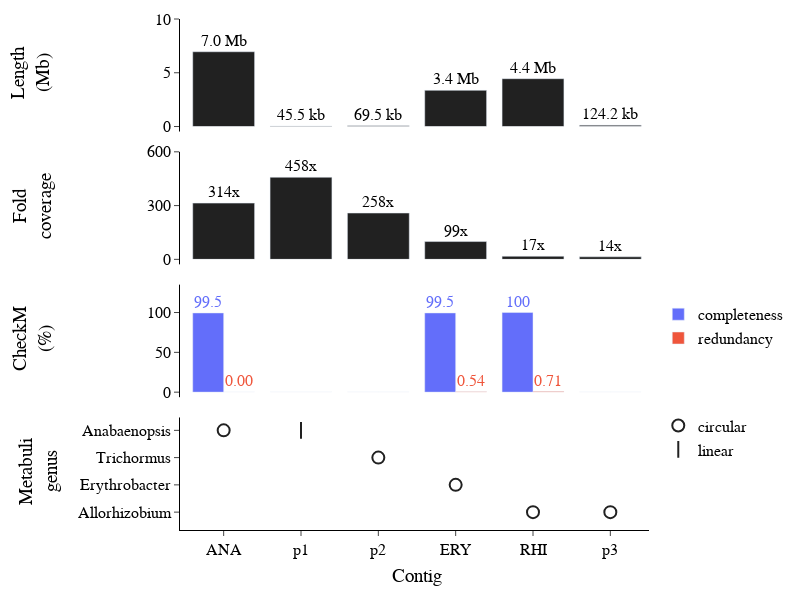

Notebook code for this chart:
### Code cell
from local.figures.template import BaseFigure, ApplyTemplate, go
from local.figures.colors import COLORS, Color, Palettes
import numpy as np

fig = BaseFigure(
    # shape=(2, 4),
    shape=(1, 4),
    vertical_spacing=0.05,
    # horizontal_spacing=0.0,
    # row_heights=[5, 5, 4, 6],
    row_heights=[5, 5, 5, 5],
    # column_widths=[5, 1],
)
_black = Color.Hex("#212121")

def _length(x):
    if x <1 :
        return f"{x*1000:0.1f} kb"
    else:
        return f"{x:0.1f} Mb"

x = [r["bin"] for _, r in dfm.iterrows()]

fig.add_trace(
    go.Bar(
        # x = [r["contig"].split("_")[-1] for _, r in dfm.iterrows()],
        x = x,
        y = [r["length"]/10**6 for _, r in dfm.iterrows()],
        # orientation="h",
        text = [_length(r["length"]/10**6) for _, r in dfm.iterrows()],
        textposition='outside',
        marker=dict(color=_black.color_value),
        showlegend=False,
    ),
    row=1, col=1,
)
_y = [r["depth"] for _, r in dfm.iterrows()]
fig.add_trace(
    go.Bar(
        # x = [r["contig"].split("_")[-1] for _, r in dfm.iterrows()],
        x = x,
        y = _y,
        text=[f"{v:0.0f}x" for v in _y],
        textposition='outside',
        # orientation="h",
        marker=dict(color=_black.color_value),
        showlegend=False,
    ),
    row=2, col=1
)

col_c, col_r = Palettes.PLOTLY[0].color_value, Palettes.PLOTLY[1].color_value
# col_c, col_r = Palettes.PLOTLY[2].color_value, Palettes.PLOTLY[1].color_value
for i, (_x, _y, _col, name) in enumerate([
    ([b for b, (c, r) in bin2stats.items()], [c for b, (c, r) in bin2stats.items()], col_c, "completeness"),
    ([b for b, (c, r) in bin2stats.items()], [r for b, (c, r) in bin2stats.items()], col_r, "redundancy"),
]):
    def sf(v, c):
        if c.startswith("p"):
            return ""
        if v<=1:
            return f"{v:0.2f}"
        if v <100:
            return f"{v:0.1f}"
        if v >=100: 
            return f"{v:0.0f}"
    
    fig.add_trace(
        go.Bar(
            y = _y,
            x = _x,
            # text = [v if not vx.startswith("p") else "" for v, vx in zip(y, x)],
            # textposition='outside',
            text = [f'<span style="color: {_col}">{sf(v, c)}</span>' for v, c in zip(_y, _x)],
            textposition='outside',
            # textangle=0,
            # orientation="h",
            name=name,
            marker=dict(color=_col),
            showlegend=True,
            # legendgroup="1",
            legend="legend",
        ),
        row=3, col=1
    )

y = [r["mb_genus"] for _, r in dfm.iterrows()]
z = [r["contig"].split("_")[-1] for _, r in dfm.iterrows()]
xyz = [(x, y, z) for x, y, z in zip(x, y, z)]
for suffix, name, symbol in [("c", "circular", "circle"), ("l", "linear", "line-ns")]:
    # x = [r["bin"] for _, r in dfm.iterrows()]
    fig.add_trace(
        go.Scatter(
            x = [x for x, y, z in xyz if z.endswith(suffix)],
            y = [y for x, y, z in xyz if z.endswith(suffix)],
            mode="markers",
            marker=dict(
                color=COLORS.TRANSPARENT, size=12, symbol=symbol,
                line=dict(color=_black.color_value, width=2),
            ),
            showlegend=True,
            legend="legend2",
            name=name,
        ),
        row=4, col=1
    )

vlines = False
_invis = dict(showticklabels=False, ticks=None, linecolor=COLORS.TRANSPARENT)
fig = ApplyTemplate(
    fig,
    # default_yaxis=dict(showticklabels=False),
    default_xaxis=_invis,
    axis={
        "1 1 y": dict(title="Length<br>(Mb)", range=[0, 10], title_standoff=105),
        "1 2 y": dict(title="Fold<br>coverage", range=[0, 600], dtick=300, title_standoff=95),
        "1 3 y": dict(
            title="CheckM<br>(%)",
            showgrid=False,
            # type="log",
            # dtick=2,
            # range=[-2, 3.7],
            range=[0, 135],
            dtick=50,
            # max
            title_standoff=95,
        ),
        "1 4 y": dict(
            showticklabels=True,
            title="Metabuli<br>genus",
            categoryorder="array", 
            categoryarray=['Anabaenopsis', 'Trichormus', 'Erythrobacter', 'Allorhizobium'][::-1],
            # categoryarray=['s1.ctg000002c', 's0.ctg000001l', 's2.ctg000003c', 's4.ctg000005c', 's3.ctg000004c', 's5.ctg000006c'],
            title_standoff=20
        ),
        "1 3 x": dict(showgrid=vlines),
        "1 4 x": dict(
            showgrid=vlines,
            showticklabels=True,
            ticks="outside",
            title="Contig",
            # categoryorder="array",
            # categoryarray="ANA, p1, p2, ERY, RHI, p3".split(", "),
            # categoryarray=['s1.ctg000002c', 's0.ctg000001l', 's2.ctg000003c', 's4.ctg000005c', 's3.ctg000004c', 's5.ctg000006c'],
            linecolor=COLORS.BLACK
        ),
        "2 4 y": _invis,
        # "2 4 x": dict(
        #     linecolor=COLORS.BLACK, showticklabels=True,
        #     ticks="outside", dtick=100,
        #     # range=[0, 150], 
        #     title=f'% <span style="color: {col_c}">Completeness</span>/<br><span style="color: {col_r}">Redundancy</span>',
        # ),
    },
    layout=dict(
        width=800, height=600,
        legend=dict(
            y=0.45,
            yanchor="top",
        ),
        legend2=dict(
            y=0.23,
            yanchor="top",
        )
    ),
)

# Ensure the legend follows the order of traces
fig.update_layout(legend_traceorder="grouped")
# fig.update_layout(uniformtext_minsize=6.9, uniformtext_mode='show')
fig.write_image(FIGURES/"contig_and_bin_stats.svg")
fig.show()

### Figure 1 — Plotly figure (JSON) as saved in the notebook; plotly's stock layout.template omitted (floating-point values rounded to 4 significant figures)
{"data": [{"marker": {"color": "rgba(33.0000,33.0000,33.0000,1.0000)"}, "showlegend": false, "text": ["7.0 Mb", "45.5 kb", "69.5 kb", "3.4 Mb", "4.4 Mb", "124.2 kb"], "textposition": "outside", "type": "bar", "x": ["ANA", "p1", "p2", "ERY", "RHI", "p3"], "xaxis": "x", "y": [6.954, 0.04547, 0.06947, 3.367, 4.449, 0.1242], "yaxis": "y"}, {"marker": {"color": "rgba(33.0000,33.0000,33.0000,1.0000)"}, "showlegend": false, "text": ["314x", "458x", "258x", "99x", "17x", "14x"], "textposition": "outside", "type": "bar", "x": ["ANA", "p1", "p2", "ERY", "RHI", "p3"], "xaxis": "x2", "y": [313.8, 458.0, 258.5, 99.28, 17.14, 14.08], "yaxis": "y2"}, {"legend": "legend", "marker": {"color": "rgba(99.0000,110.0000,250.0000,1.0000)"}, "name": "completeness", "showlegend": true, "text": ["<span style=\"color: rgba(99.0000,110.0000,250.0000,1.0000)\">99.5</span>", "<span style=\"color: rgba(99.0000,110.0000,250.0000,1.0000)\">100</span>", "<span style=\"color: rgba(99.0000,110.0000,250.0000,1.0000)\"></span>", "<span style=\"color: rgba(99.0000,110.0000,250.0000,1.0000)\"></span>", "<span style=\"color: rgba(99.0000,110.0000,250.0000,1.0000)\"></span>", "<span style=\"color: rgba(99.0000,110.0000,250.0000,1.0000)\">99.5</span>"], "textposition": "outside", "type": "bar", "x": ["ERY", "RHI", "p1", "p3", "p2", "ANA"], "xaxis": "x3", "y": [99.48, 100, 0, 0, 0, 99.48], "yaxis": "y3"}, {"legend": "legend", "marker": {"color": "rgba(239.0000,85.0000,59.0000,1.0000)"}, "name": "redundancy", "showlegend": true, "text": ["<span style=\"color: rgba(239.0000,85.0000,59.0000,1.0000)\">0.54</span>", "<span style=\"color: rgba(239.0000,85.0000,59.0000,1.0000)\">0.71</span>", "<span style=\"color: rgba(239.0000,85.0000,59.0000,1.0000)\"></span>", "<span style=\"color: rgba(239.0000,85.0000,59.0000,1.0000)\"></span>", "<span style=\"color: rgba(239.0000,85.0000,59.0000,1.0000)\"></span>", "<span style=\"color: rgba(239.0000,85.0000,59.0000,1.0000)\">0.00</span>"], "textposition": "outside", "type": "bar", "x": ["ERY", "RHI", "p1", "p3", "p2", "ANA"], "xaxis": "x3", "y": [0.54, 0.71, 0, 0, 0, 0], "yaxis": "y3"}, {"legend": "legend2", "marker": {"color": "rgba(0,0,0,0)", "line": {"color": "rgba(33.0000,33.0000,33.0000,1.0000)", "width": 2}, "size": 12, "symbol": "circle"}, "mode": "markers", "name": "circular", "showlegend": true, "type": "scatter", "x": ["ANA", "p2", "ERY", "RHI", "p3"], "xaxis": "x4", "y": ["Anabaenopsis", "Trichormus", "Erythrobacter", "Allorhizobium", "Allorhizobium"], "yaxis": "y4"}, {"legend": "legend2", "marker": {"color": "rgba(0,0,0,0)", "line": {"color": "rgba(33.0000,33.0000,33.0000,1.0000)", "width": 2}, "size": 12, "symbol": "line-ns"}, "mode": "markers", "name": "linear", "showlegend": true, "type": "scatter", "x": ["p1"], "xaxis": "x4", "y": ["Anabaenopsis"], "yaxis": "y4"}], "layout": {"font": {"color": "black", "family": "Arial", "size": 16}, "height": 600, "legend": {"traceorder": "grouped", "y": 0.45, "yanchor": "top"}, "legend2": {"y": 0.23, "yanchor": "top"}, "margin": {"b": 15, "l": 15, "pad": 5, "r": 15, "t": 15}, "paper_bgcolor": "white", "plot_bgcolor": "white", "width": 800, "xaxis": {"anchor": "y", "domain": [0, 1], "gridcolor": "rgba(0, 0, 0, 0.15)", "linecolor": "rgba(0,0,0,0)", "linewidth": 1, "matches": "x4", "showgrid": false, "showticklabels": false, "zerolinecolor": "rgba(0,0,0,0)", "zerolinewidth": 1}, "xaxis2": {"anchor": "y2", "domain": [0, 1], "gridcolor": "rgba(0, 0, 0, 0.15)", "linecolor": "rgba(0,0,0,0)", "linewidth": 1, "matches": "x4", "showgrid": false, "showticklabels": false, "zerolinecolor": "rgba(0,0,0,0)", "zerolinewidth": 1}, "xaxis3": {"anchor": "y3", "domain": [0, 1], "gridcolor": "rgba(0, 0, 0, 0.15)", "linecolor": "rgba(0,0,0,0)", "linewidth": 1, "matches": "x4", "showgrid": false, "showticklabels": false, "zerolinecolor": "rgba(0,0,0,0)", "zerolinewidth": 1}, "xaxis4": {"anchor": "y4", "domain": [0, 1], "gridcolor": "rgba(0, 0, 0, 0.15)", "linecolor": "#000000", "linewidth": 1, "showgrid": false, "showticklabels": true, "ticks": "outside", "title": {"text": "Contig"}, "zerolinecolor": "rgba(0,0,0,0)", "zerolinewidth": 1}, "yaxis": {"anchor": "x", "domain": [0.7875, 1], "gridcolor": "rgba(0, 0, 0, 0.15)", "linecolor": "black", "linewidth": 1, "range": [0, 10], "showgrid": false, "showticklabels": true, "ticks": "outside", "title": {"standoff": 105, "text": "Length<br>(Mb)"}, "zerolinecolor": "rgba(0,0,0,0)", "zerolinewidth": 1}, "yaxis2": {"anchor": "x2", "domain": [0.525, 0.7375], "dtick": 300, "gridcolor": "rgba(0, 0, 0, 0.15)", "linecolor": "black", "linewidth": 1, "range": [0, 600], "showgrid": false, "showticklabels": true, "ticks": "outside", "title": {"standoff": 95, "text": "Fold<br>coverage"}, "zerolinecolor": "rgba(0,0,0,0)", "zerolinewidth": 1}, "yaxis3": {"anchor": "x3", "domain": [0.2625, 0.475], "dtick": 50, "gridcolor": "rgba(0, 0, 0, 0.15)", "linecolor": "black", "linewidth": 1, "range": [0, 135], "showgrid": false, "showticklabels": true, "ticks": "outside", "title": {"standoff": 95, "text": "CheckM<br>(%)"}, "zerolinecolor": "rgba(0,0,0,0)", "zerolinewidth": 1}, "yaxis4": {"anchor": "x4", "categoryarray": ["Allorhizobium", "Erythrobacter", "Trichormus", "Anabaenopsis"], "categoryorder": "array", "domain": [0, 0.2125], "gridcolor": "rgba(0, 0, 0, 0.15)", "linecolor": "black", "linewidth": 1, "showgrid": false, "showticklabels": true, "ticks": "outside", "title": {"standoff": 20, "text": "Metabuli<br>genus"}, "zerolinecolor": "rgba(0,0,0,0)", "zerolinewidth": 1}}}
